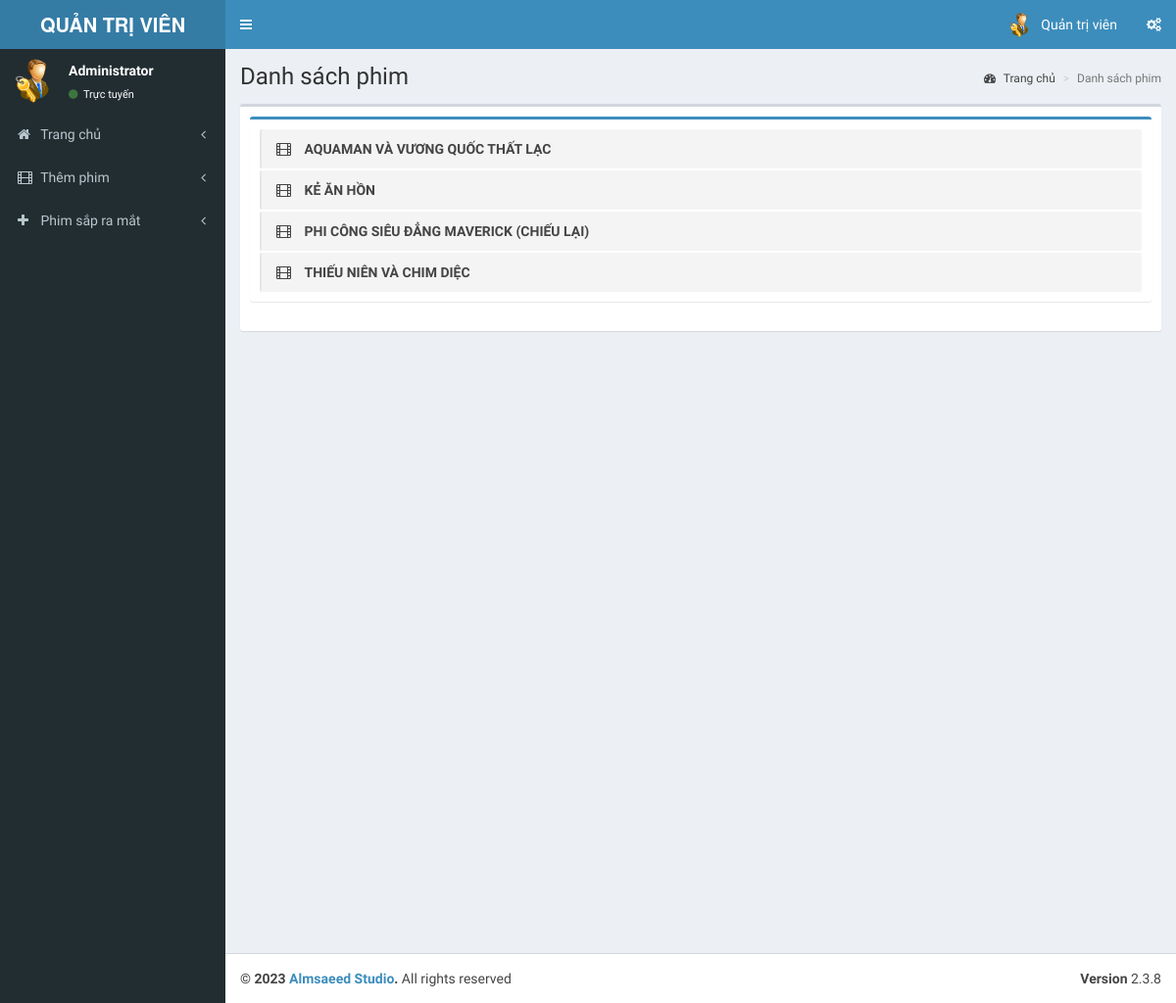
Page /admin/pages/index.php (signed in) on the earlier database version.
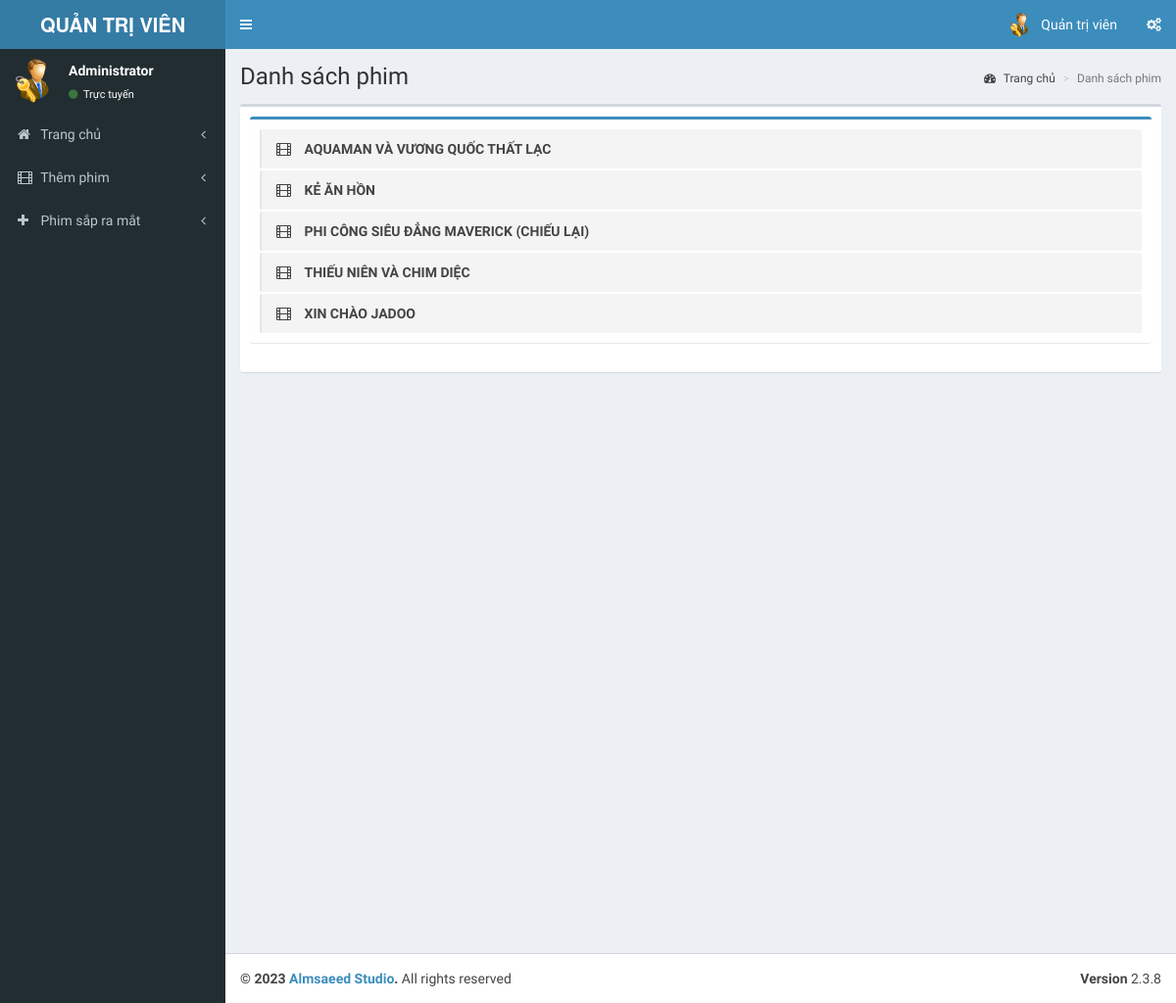
Same page on the later database version.
### tables this page shows
CREATE TABLE `tbl_movie` (
  `movie_id` int(11) NOT NULL,
  `t_id` int(11) NOT NULL COMMENT 'theatre id',
  `movie_name` varchar(255) NOT NULL,
  `cast` varchar(500) NOT NULL,
  `desc` varchar(1000) NOT NULL,
  `release_date` date NOT NULL,
  `image` varchar(200) NOT NULL,
  `video_url` varchar(200) NOT NULL,
  `status` int(1) NOT NULL COMMENT '0 means active '
);

### admin/pages/index.php (the view, shortened to what this page needs)
<?php
include('header.php');
?>
  <div class="content-wrapper">
    <section class="content-header">
      <h1>
        Danh sách phim
      </h1>
      <ol class="breadcrumb">
        <li><a href="index"><i class="fa fa-dashboard"></i> Trang chủ</a></li>
        <li class="active">Danh sách phim</li>
      </ol>
    </section>
    <section class="content">
      <div class="box">
        <div class="box-body">
            <div class="box box-primary">
            <div class="box-body">
              <ul class="todo-list">
                 <?php
                        $qry7=mysqli_query($con,"select * from tbl_movie");
                        if(mysqli_num_rows($qry7))
                        {
                        while($c=mysqli_fetch_array($qry7))
                        {
                        ?>
                <li>
                      <span class="handle">
                        <i class="fa fa-film"></i>
                      </span>
                  <span class="text"><?php echo $c['movie_name'];?></span>
                </li>
                  <?php
                       }}
                     ?>
            </div>
          </div>
        </div>
      </div>
    </section>
  </div>
  <?php
include('footer.php');
?>

Differences in the rows shown:
added tbl_movie: movie_name "XIN CHÀO JADOO"
